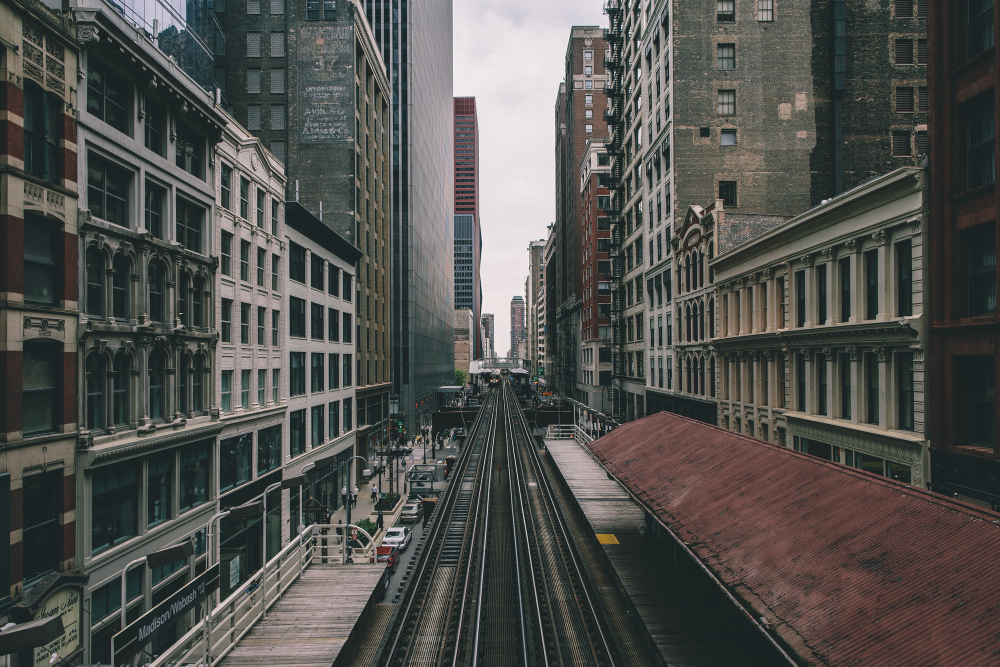
#> input picture cityscape.jpg, 2000 x 1333 px (shown at 1/2 size)
$ python structure_tensor_analysis.py cityscape.jpg
#> lines starting #> are read from the running program, lines starting #| are printed output that depends on the picture; after the words box and inside, x2 and y2 are one past the last pixel; in counts of white or black regions, pixels touching at a corner belong together
# %%
from pickletools import uint8
import struct
from turtle import shape
from scipy.ndimage import gaussian_filter, sobel
from torch.nn.functional import grid_sample
import os
os.environ["OPENCV_IO_MAX_IMAGE_PIXELS"] = pow(2,40).__str__()
import cv2
from skimage.transform import resize
import numpy as np
import torch
import matplotlib
import argparse
import h5py

def load_img(impath, img_down=0, reverse_intensity=False):
#> called with impath = 'cityscape.jpg', img_down = 0, reverse_intensity = False
    imname = os.path.split(impath)[1]
    print(f'loading image {imname}...')
    I = cv2.imread(impath, cv2.IMREAD_GRAYSCALE)
#> I: shape (1333, 2000); min 7, max 255, mean 80.5
    if img_down:
        print('downsampling image...')
        I = resize(I, (I.shape[0]//img_down, I.shape[1]//img_down), anti_aliasing=True)
    # fit I to range (0,1)
    if np.max(I[0]) > 1:
        I = I * 1/255
    if reverse_intensity == True:
        I = 1 - I

    return I

# function for applying rigid transformations to S
def construct_S(xx, yy, xy, down=0, A=None):
    '''
    Construct the structure tensor image from its components and apply a rigid transfrom if one is given.

    Parameters
    ----------
    xx : numpy 2d-array
        Numpy array storing x gradient information of the original 2D image.
    yy : numpy 2d-array
        Numpy array storing y gradient information of the original 2D image.
    xy : numpy 2d-array
        Numpy array storing x gradient * y gradient of the original 2D image.
    A : numpy 2d-array
        3x3 rigid transformation matrix
    Returns
    -------
    S : array
        Structure tensor image


    '''
    if A is not None:
        # first apply rigid transformation to coordinates and resample each component of S.
        Ai = np.linalg.inv(A)
        # get coordinate grid of S
        xS = [np.arange(xx.shape[0])-xx.shape[0]/2, np.arange(xx.shape[1])-xx.shape[1]/2, np.arange(2)] # place origin in center of image
        XS = np.stack(np.meshgrid(xS[0], xS[1], xS[2]), axis=-1).transpose(1,0,2,3) # we assume A is in x,y,z order so make XS x,y,z to match
        # apply transform to coordinate grid
        AiS = (Ai @ XS[..., None])[...,0].transpose(3,0,1,2)
        # resample each component on transformed grid
        xx = interp(xS, xx[None, ..., None].astype(np.double), AiS).squeeze().numpy()[...,0]
        yy = interp(xS, yy[None, ..., None].astype(np.double), AiS).squeeze().numpy()[...,0]
        xy = interp(xS, xy[None, ..., None].astype(np.double), AiS).squeeze().numpy()[...,0]

    S = np.stack((xx, xy, xy, yy), axis=-1)
    if down:
        S = resize(S, (S.shape[0]//down, S.shape[1]//down, 4), anti_aliasing=True)
    S = S.reshape((S.shape[0],S.shape[1],2,2))

    # transform structure tensors
    if A is not None:
        S = np.transpose(np.linalg.inv(A[:2,:2])) @ S @ np.linalg.inv(A[:2,:2])

    return S

def struct_tensor(I, sigma=1, down=0, A=None):
    # sobel function gets approx. gradient of image intensity along the specified axis
#> called with sigma = 1, down = 1
    print('calculating image gradients...')

    I_y = sobel(I, axis=0)
    I_x = sobel(I, axis=1)

    # construct the structure tensor, s
    print('constructing structure tensors...')
    I_y_sq = gaussian_filter(I_y**2, sigma=sigma)
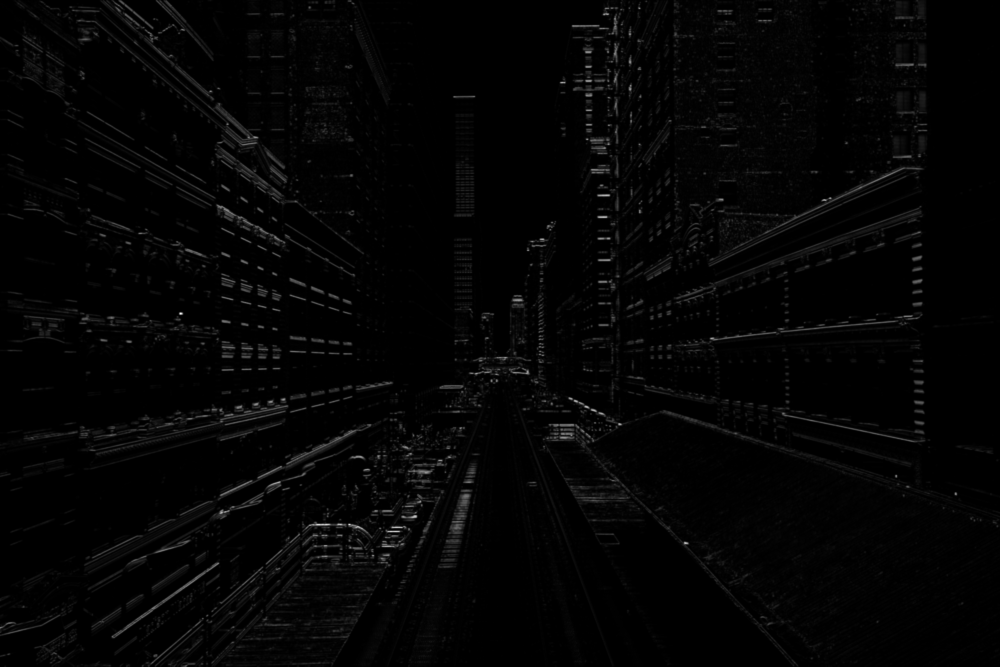
#> I_y_sq: shape (1333, 2000) float64 (shown at 1/2 size); min 0, max 5.59, mean 0.101; drawn with min black and max white
    I_x_sq = gaussian_filter(I_x**2, sigma=sigma)
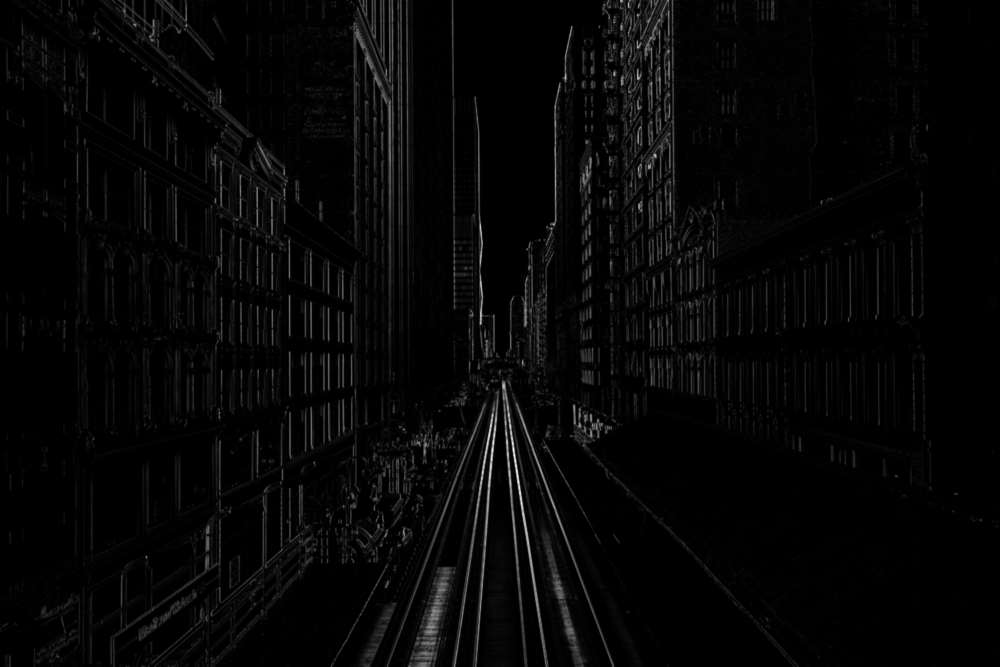
#> I_x_sq: shape (1333, 2000) float64 (shown at 1/2 size); min 0, max 6.08, mean 0.159; drawn with min black and max white
    I_xy = gaussian_filter(I_x*I_y, sigma=sigma)
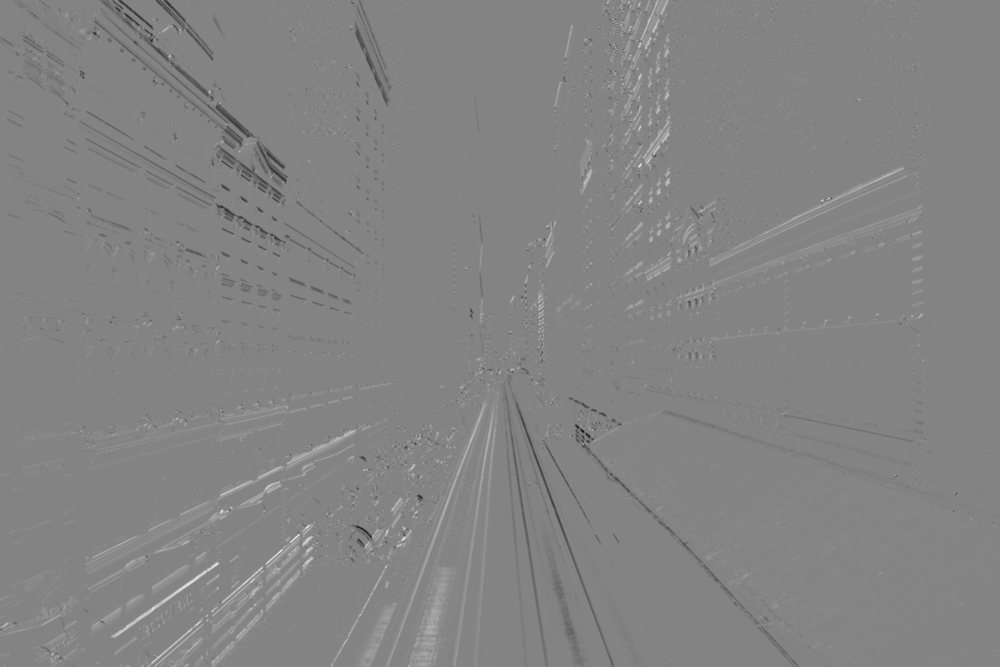
#> I_xy: shape (1333, 2000) float64 (shown at 1/2 size); min -2.22, max 2.07, mean 0.00383; drawn with min black and max white

    S = construct_S(I_x_sq, I_y_sq,
        I_xy, A=A, down=down)
#> in construct_S, `S = np.stack((xx, xy, xy, yy), axis=-1)`:
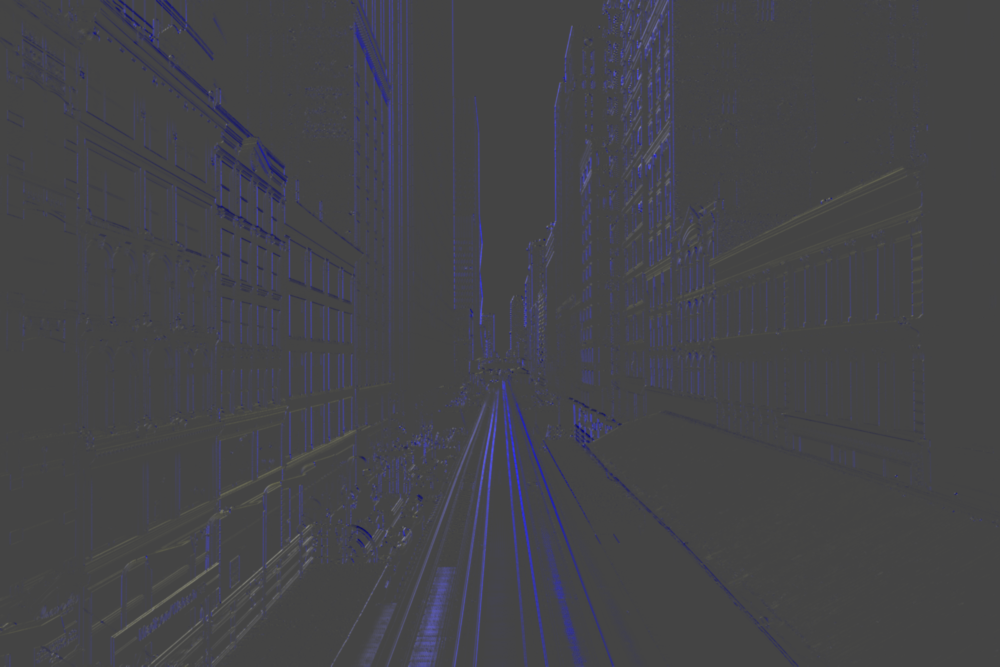
#> S: shape (1333, 2000, 4) float64 (shown at 1/2 size); mean of channels 0, 1, 2, 3 0.159, 0.00383, 0.00383, 0.101; drawn with min black and max white

    # construct orientation (theta) and anisotropy index (AI)
    print('calculating orientations and anisotropy...')
    d,v = np.linalg.eig(S)

    # get only principle eigenvectors
    max_idx = np.abs(d).argmax(axis=-1)
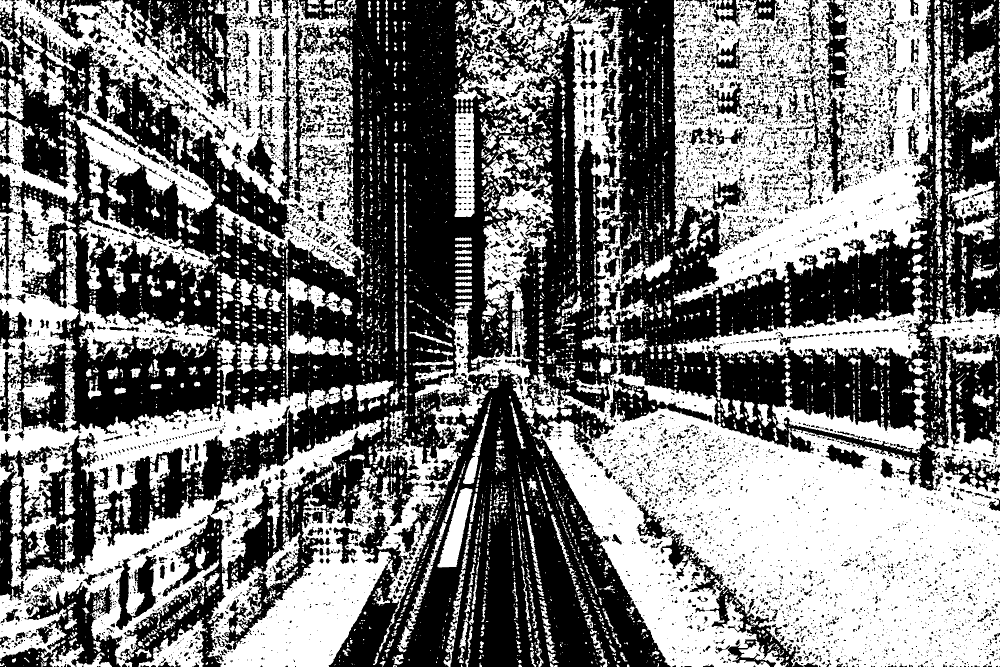
#> max_idx: shape (1333, 2000) int64 (shown at 1/2 size); values 0 (black) and 1 (white), 48.1% white; 5070 white regions (3596 under 20 px), largest, box (x1, y1, x2, y2) and area: (1061, 720, 2000, 1333) 333910, (1347, 0, 1868, 611) 192566, (0, 839, 922, 1333) 147150
    max_idx = np.ravel(max_idx)
    max_idx = np.array([np.arange(max_idx.shape[0]), max_idx])
    v = np.transpose(v, axes=(0,1,3,2)).reshape(-1,2,2)
    v = v[max_idx[0],max_idx[1]].reshape(S.shape[0],-1,2)
    theta = ((np.arctan(v[...,1] / v[...,0])) + np.pi / 2) / np.pi
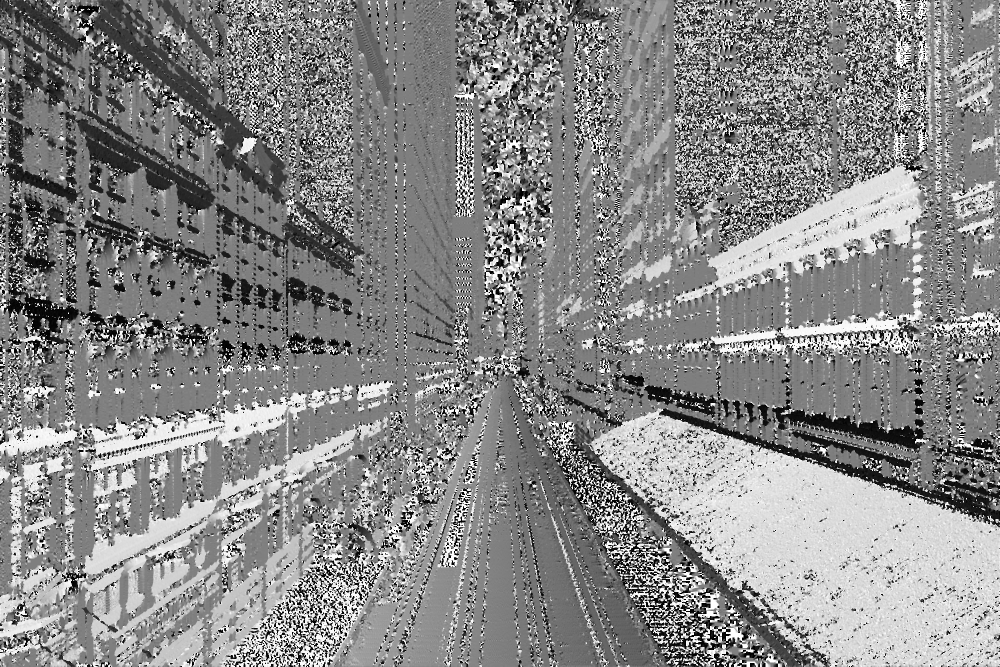
#> theta: shape (1333, 2000) float64 (shown at 1/2 size); min 0, max 1, mean 0.537
    AI = abs(d[...,0] - d[...,1]) / abs(d[...,0] + d[...,1])
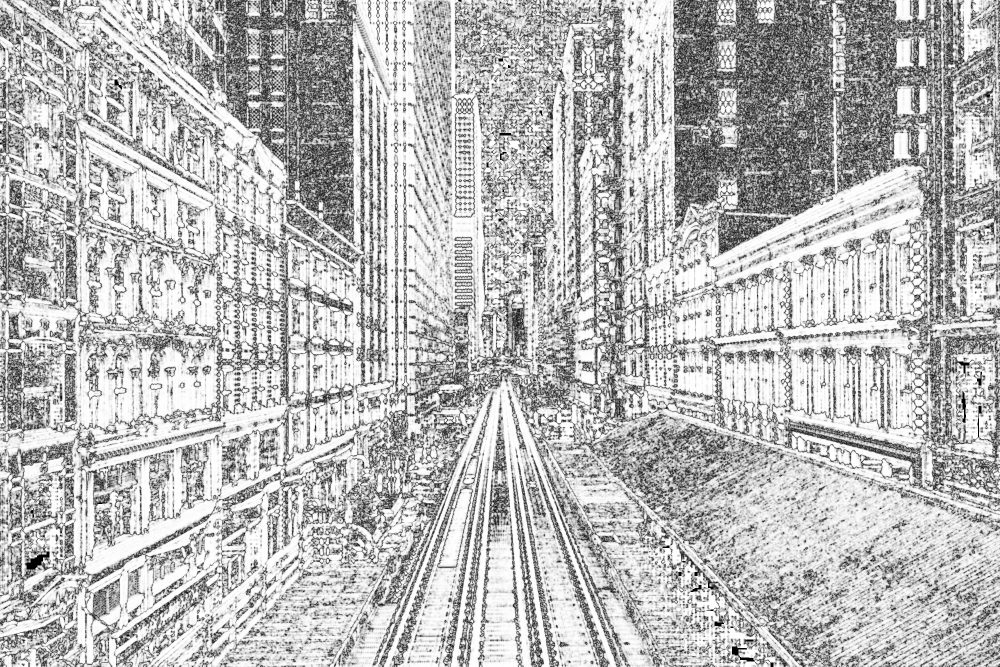
#> AI: shape (1333, 2000) float64 (shown at 1/2 size); 0.15% of the values are NaN or infinite; the others: min 0, max 1, mean 0.727; drawn with min black, max white, NaN and infinite black

    # make hsv image where hue= primary orientation, saturation= anisotropy, value= original image
    print('constructing hsv image...')

    if down:
        I = resize(I, (I.shape[0]//down, I.shape[1]//down), anti_aliasing=True)
    stack = np.stack([theta,AI,I], -1)
#> stack: shape (1333, 2000, 3) float64; 0.05% of the values are NaN or infinite; the others: min 0, max 1, mean 0.526
    hsv = matplotlib.colors.hsv_to_rgb(stack)
#> hsv: shape (1333, 2000, 3) float64; 0.1% of the values are NaN or infinite; the others: min 0, max 1, mean 0.209

    return S, theta, AI, hsv


# [84 lines left out: functions interp, read_matrix_data, not called in this run]

def main():

    parser = argparse.ArgumentParser()
    parser.add_argument("image", help="path to image to be used for structure tensor analysis")
    parser.add_argument("-o", "--out", help="output directory")
    parser.add_argument("-a", "--all", action="store_true",
                        help="save out theta, anisotropy index, and hsv with structure tensor")
    parser.add_argument("-i", "--img_down", type=int, default=0,
                        help="image downsampling factor applied before structure tensor calculation")
    parser.add_argument("-s", "--sigma", type=float, default=1,
                        help="sigma used for gaussian filter on structure tensor")
    parser.add_argument("-d", "--down", type=int, default=1,
                        help="structure tensor downsampling factor")
    parser.add_argument("-r", "--reverse_intensity", action="store_true",
                        help="reverse image intensity, e.g. light on dark to dark on light")
    parser.add_argument('-A', '--affine', help=".txt file storing rigid 3x3 transformation matrix")
    args = parser.parse_args()

    # TODO: producing the hsv image requires the original image whether S was computed previously or not. Need to figure out how to deal with this.
    image = args.image
    # if the image is a directory, assume S has been computed previously and output theta, AI and hsv.
    isdir = os.path.splitext(image)[-1] == ''

    if args.out:
        out = args.out
        if not os.path.exists(out):
            os.makedirs(out)
    else:
        out = os.getcwd()

    # if it is not a directory, first save out xx, yy, and xy
    if not isdir:
        if args.affine:
            with open(args.affine, 'rt') as f:
                A = read_matrix_data(f)
        img_down = args.img_down
        sigma = args.sigma
        down = args.down
        reverse_intensity = args.reverse_intensity

        I = load_img(image, img_down, reverse_intensity)
        S, theta, AI, hsv = struct_tensor(I, sigma, down)

        # save out image(s)
        base = os.path.splitext(os.path.split(image)[1])[0]
        xx_name = base + '_xx.h5'
        yy_name = base + '_yy.h5'
        xy_name = base + '_xy.h5'

        with h5py.File(os.path.join(out, xx_name), 'w') as f:
            f.create_dataset('xx', data=S[..., 0])
        with h5py.File(os.path.join(out, yy_name), 'w') as f:
#> (the run stopped early here; a loop or call above may not have finished)
